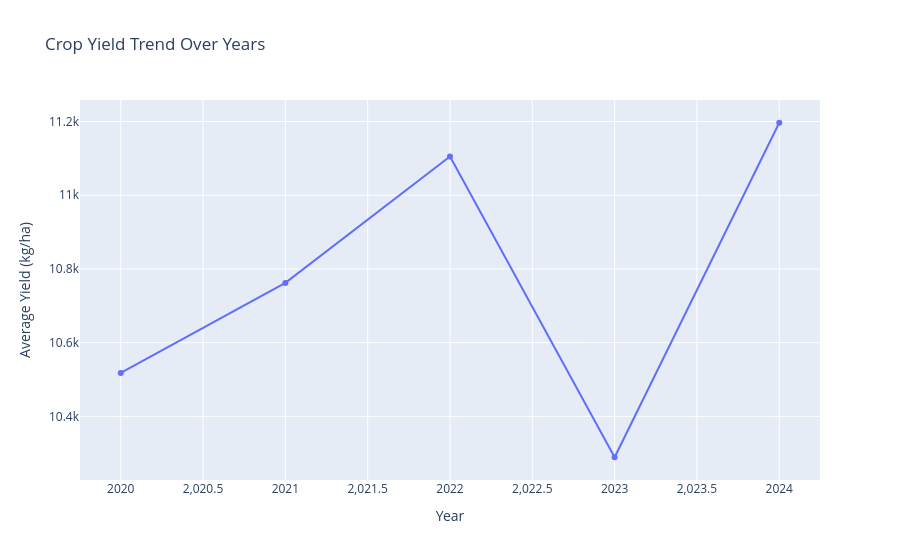

The notebook cell this image was saved under:
### Code cell
# =========================================================
# Correlation Matrix and Heatmap
# =========================================================

# Numerical columns
numeric_cols = df.select_dtypes(include=[np.number]).columns

# Correlation matrix
correlation_matrix = df[numeric_cols].corr()

# =========================================================
# Heatmap
# =========================================================

plt.figure(figsize=(14, 12))

mask = np.triu(
    np.ones_like(
        correlation_matrix,
        dtype=bool
    )
)

sns.heatmap(
    correlation_matrix,
    mask=mask,
    annot=False,
    cmap='coolwarm',
    center=0,
    square=True,
    linewidths=0.5,
    cbar_kws={"shrink": 0.8}
)

plt.title(
    'Feature Correlation Heatmap',
    fontsize=16
)

plt.tight_layout()

plt.savefig(
    'visualizations/correlation_heatmap.png',
    dpi=300,
    bbox_inches='tight'
)

plt.show()

# =========================================================
# Correlation with Yield
# =========================================================

yield_corr = (
    correlation_matrix['yield_kg_ha']
    .sort_values(ascending=False)
)

print("\nTop Features Correlated with Yield:")

print(yield_corr)

# =========================================================
# Time Series Analysis
# =========================================================

yearly_trend = (
    df.groupby('year')['yield_kg_ha']
    .mean()
    .reset_index()
)

fig = px.line(
    yearly_trend,
    x='year',
    y='yield_kg_ha',
    title='Crop Yield Trend Over Years',
    markers=True
)

fig.update_layout(
    xaxis_title='Year',
    yaxis_title='Average Yield (kg/ha)'
)

fig.show()

# Save interactive plot
fig.write_html(
    'visualizations/yearly_yield_trend.png'
)

### Figure 1 — Plotly figure (JSON) as saved in the notebook; plotly's stock layout.template omitted (floating-point values rounded to 4 significant figures)
{"data": [{"hovertemplate": "year=%{x}<br>yield_kg_ha=%{y}<extra></extra>", "legendgroup": "", "line": {"color": "#636efa", "dash": "solid"}, "marker": {"symbol": "circle"}, "mode": "lines+markers", "name": "", "orientation": "v", "showlegend": false, "type": "scatter", "x": [2020, 2021, 2022, 2023, 2024], "xaxis": "x", "y": [10520.0, 10760.0, 11110.0, 10290.0, 11200.0], "yaxis": "y"}], "layout": {"legend": {"tracegroupgap": 0}, "title": {"text": "Crop Yield Trend Over Years"}, "xaxis": {"anchor": "y", "domain": [0, 1], "title": {"text": "Year"}}, "yaxis": {"anchor": "x", "domain": [0, 1], "title": {"text": "Average Yield (kg/ha)"}}}}
